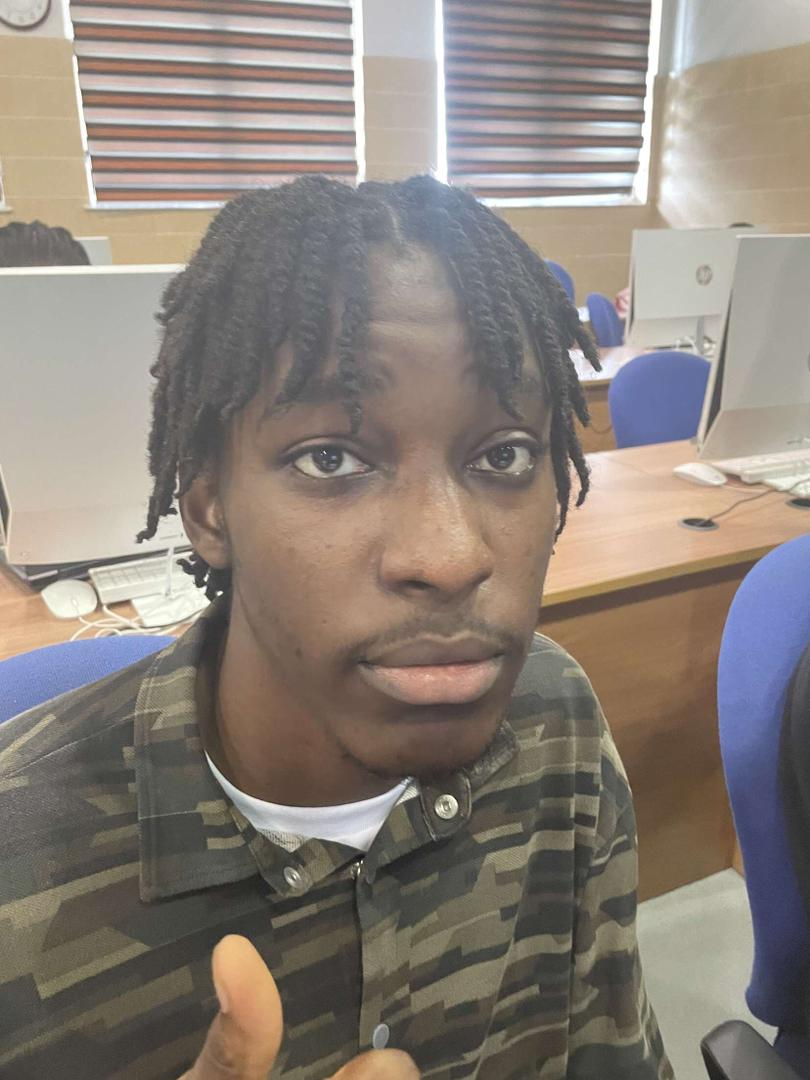
#> input picture week4/img/anderson.jpg, 810 x 1080 px
$ jupyter execute practice_3.ipynb
#> lines starting #> are read from the running program, lines starting #| are printed output that depends on the picture
[cell 1]
import cv2 as cv
import numpy as np

[cell 2]
image = cv.imread("img/anderson.jpg", cv.IMREAD_GRAYSCALE)
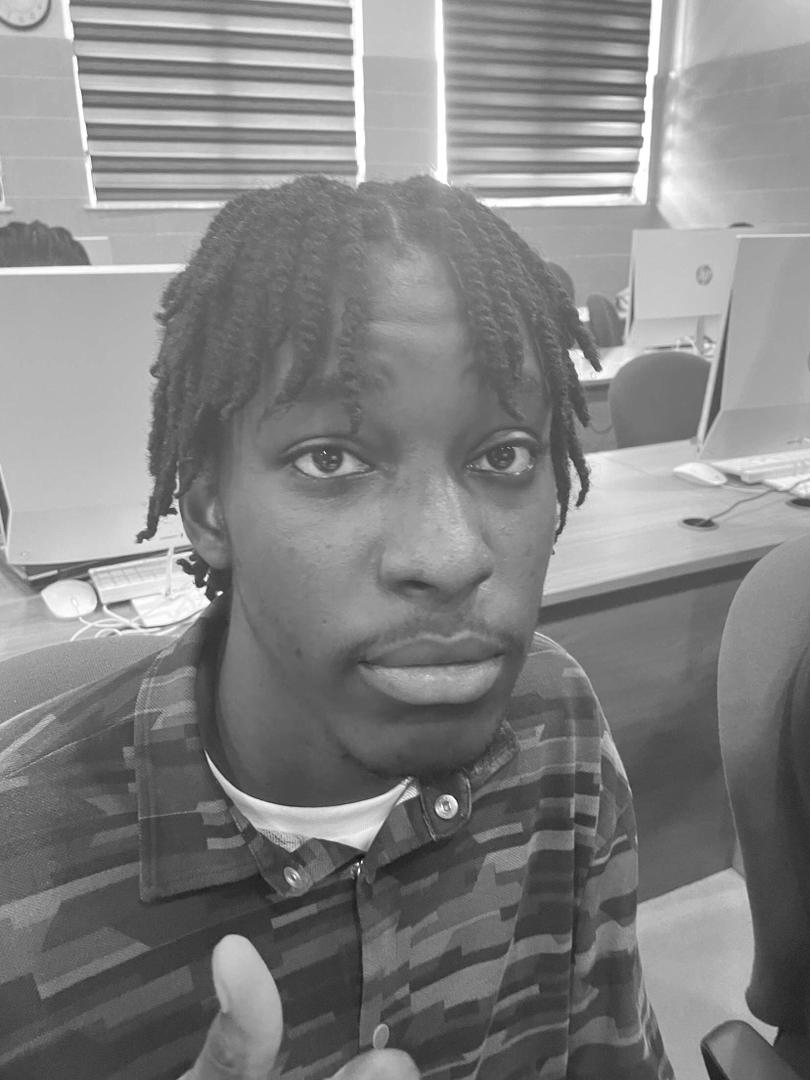
#> image: shape (1080, 810); min 9, max 255, mean 130.5

[cell 3]
# Perform Gaussian Blur
image = cv.GaussianBlur(image, (5, 5), 0)

[cell 4]
# Define Robert kernels
kernel_x = np.array([[1, 0], [0, -1]])
kernel_y = np.array([[0, 1], [-1, 0]])

[cell 5]
# Apply Robert edge detection
robert_x = cv.filter2D(image, -1, kernel_x)
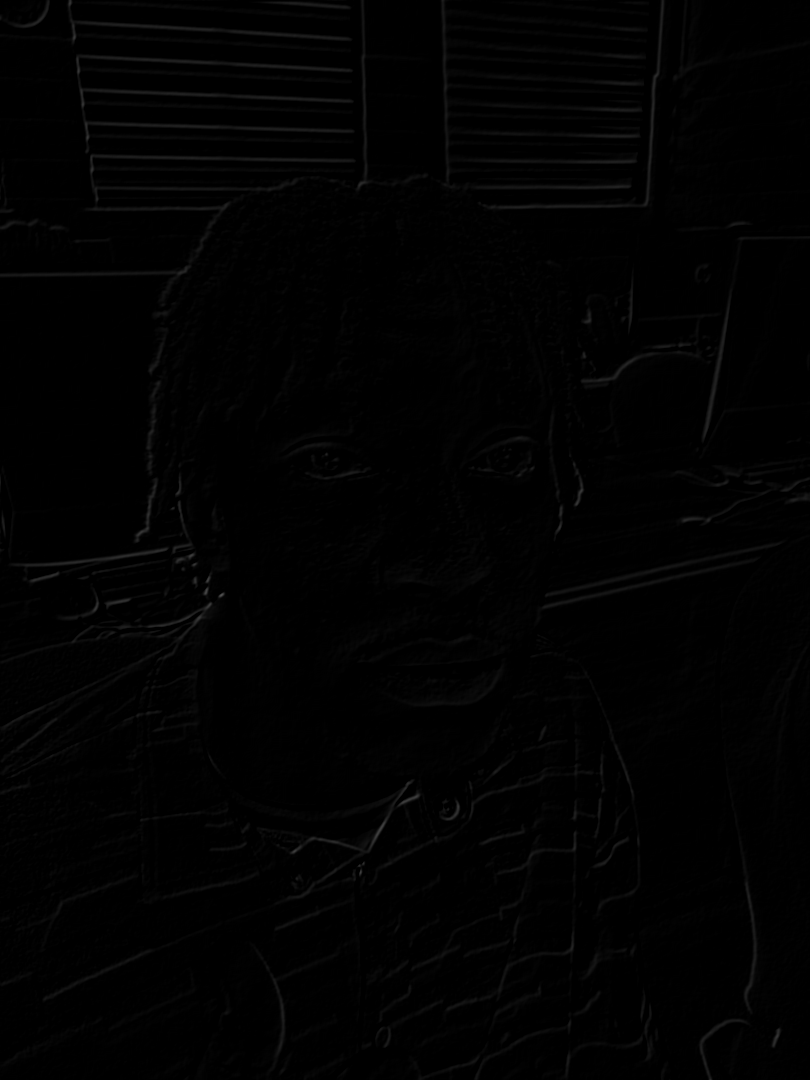
#> robert_x: shape (1080, 810); min 0, max 79, mean 1.6
robert_y = cv.filter2D(image, -1, kernel_y)

[cell 6]
# Combine the gradient images
robert_combined = np.sqrt(np.square(robert_x) + np.square(robert_y))
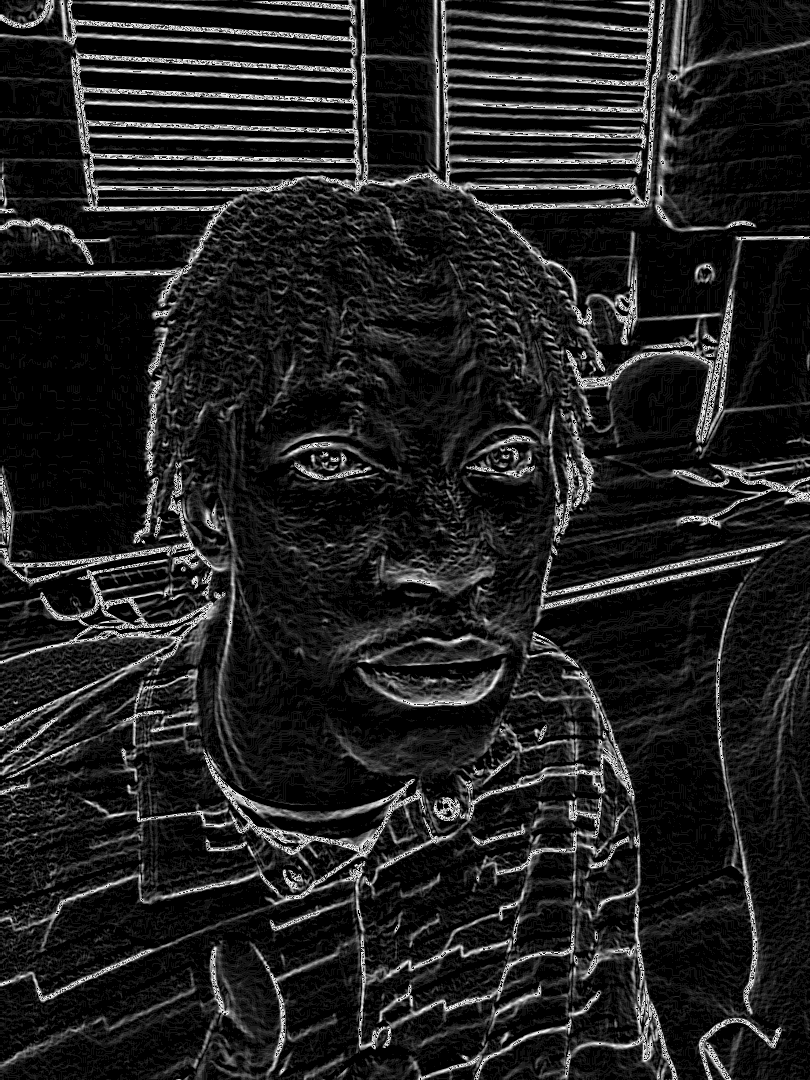
#> robert_combined: shape (1080, 810) float16; min 0, max 15.91, mean 2.03; drawn with min black and max white

[cell 7]
# Display the original image and the Robert edges
cv.imshow("Original", image)
cv.imshow("Robert Edges", np.uint8(robert_combined))

$ run again, with week4/img/chimaje.jpg copied over week4/img/anderson.jpg
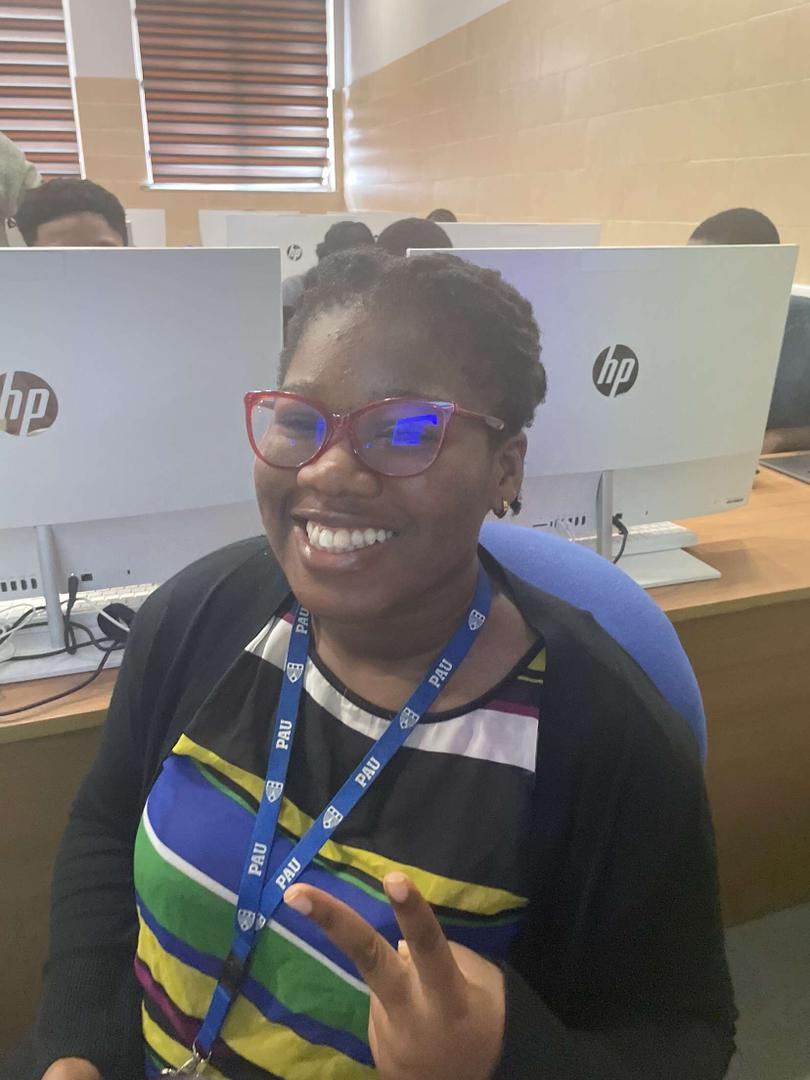
#> input picture week4/img/chimaje.jpg, 810 x 1080 px
#> `image = cv.imread("img/anderson.jpg", cv.IMREAD_GRAYSCALE)`:
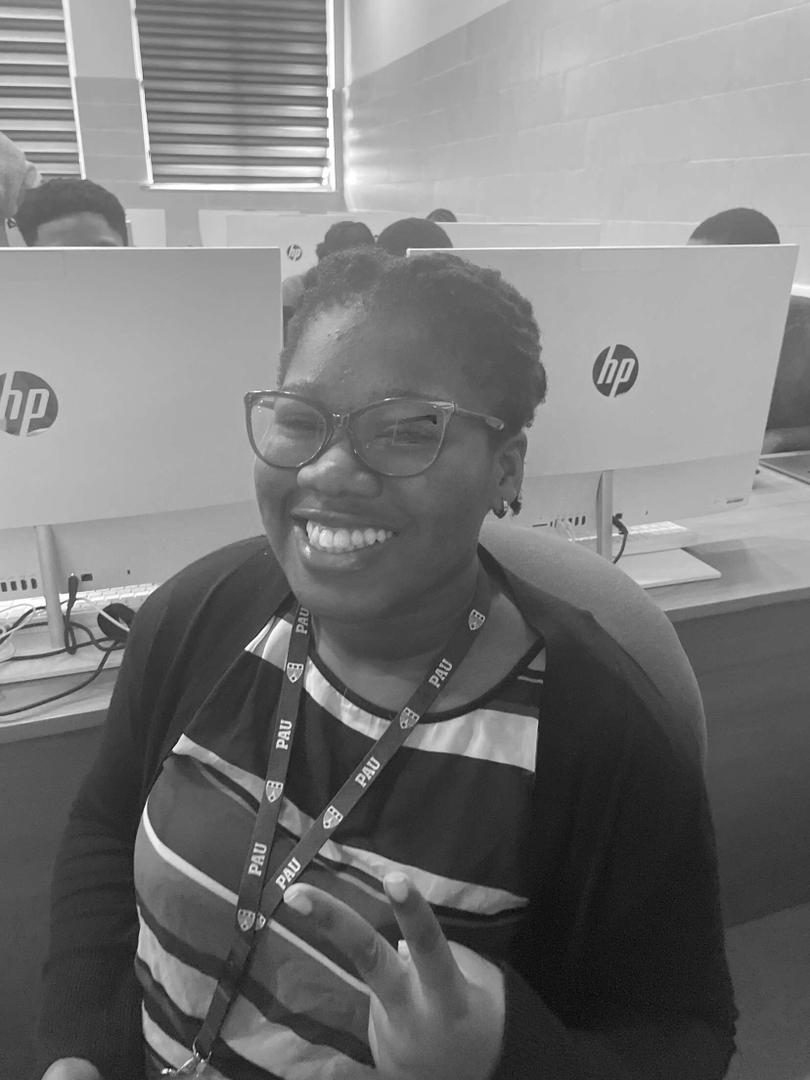
#> image: shape (1080, 810); min 9, max 255, mean 120
#> `robert_combined = np.sqrt(np.square(robert_x) + np.square(robert_y))`:
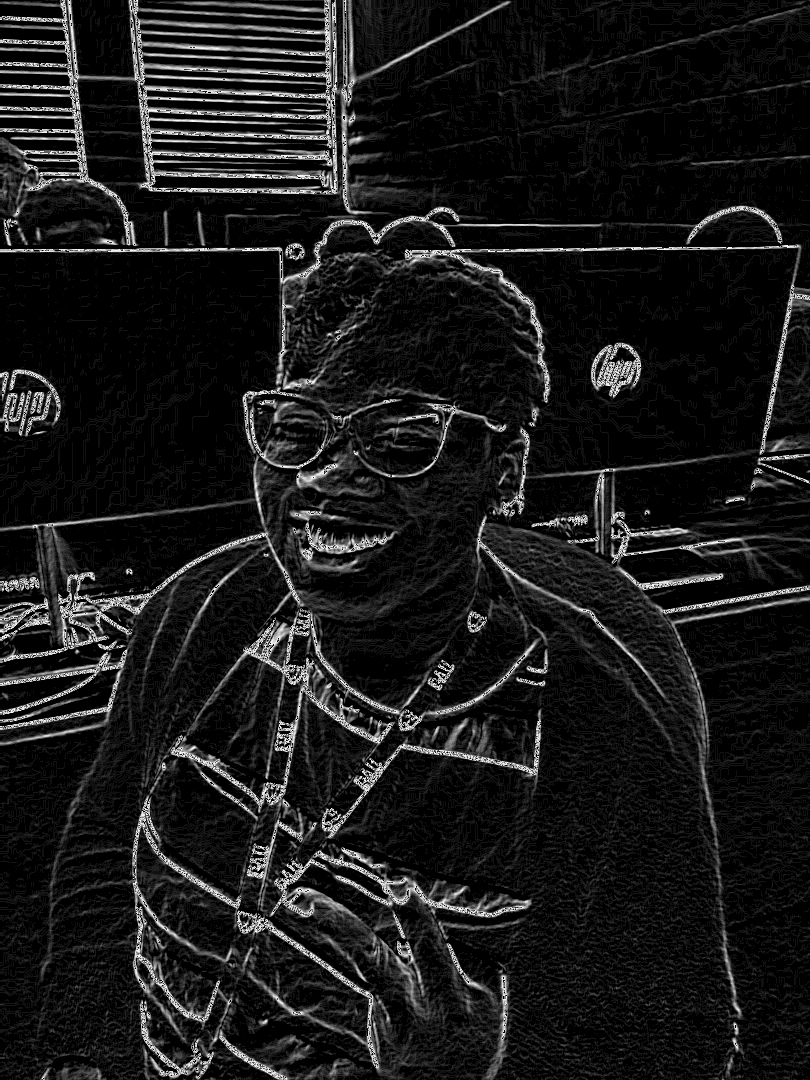
#> robert_combined: shape (1080, 810) float16; min 0, max 15.91, mean 1.6; drawn with min black and max white
